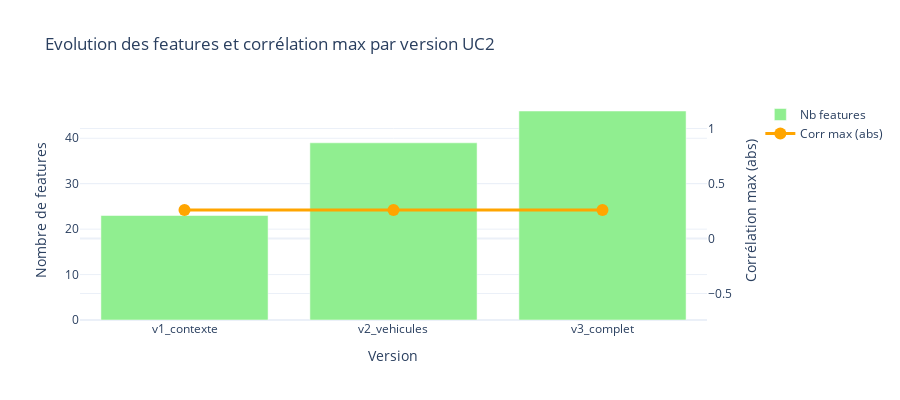

Write notebook code for a chart like this one.
### Code cell
# Visualisation : Evolution des corrélations max par version
versions = list(datasets.keys())
max_corrs = [max(abs(c[1]) for c in all_correlations[v]) for v in versions]
n_features = [len(datasets[v]) for v in versions]

fig = make_subplots(specs=[[{"secondary_y": True}]])

fig.add_trace(
    go.Bar(x=versions, y=n_features, name="Nb features", marker_color='lightgreen'),
    secondary_y=False,
)

fig.add_trace(
    go.Scatter(x=versions, y=max_corrs, name="Corr max (abs)", 
               mode='lines+markers', marker=dict(size=12), line=dict(color='orange', width=3)),
    secondary_y=True,
)

fig.update_layout(
    title="Evolution des features et corrélation max par version UC2",
    xaxis_title="Version",
    height=400
)
fig.update_yaxes(title_text="Nombre de features", secondary_y=False)
fig.update_yaxes(title_text="Corrélation max (abs)", secondary_y=True)

fig.show()

### Figure 1 — Plotly figure (JSON) as saved in the notebook; plotly's stock layout.template omitted (floating-point values rounded to 4 significant figures)
{"data": [{"marker": {"color": "lightgreen"}, "name": "Nb features", "type": "bar", "x": ["v1_contexte", "v2_vehicules", "v3_complet"], "xaxis": "x", "y": [23, 39, 46], "yaxis": "y"}, {"line": {"color": "orange", "width": 3}, "marker": {"size": 12}, "mode": "lines+markers", "name": "Corr max (abs)", "type": "scatter", "x": ["v1_contexte", "v2_vehicules", "v3_complet"], "xaxis": "x", "y": [0.2592, 0.2592, 0.2592], "yaxis": "y2"}], "layout": {"height": 400, "title": {"text": "Evolution des features et corrélation max par version UC2"}, "xaxis": {"anchor": "y", "domain": [0, 0.94], "title": {"text": "Version"}}, "yaxis": {"anchor": "x", "domain": [0, 1], "title": {"text": "Nombre de features"}}, "yaxis2": {"anchor": "x", "overlaying": "y", "side": "right", "title": {"text": "Corrélation max (abs)"}}}}
